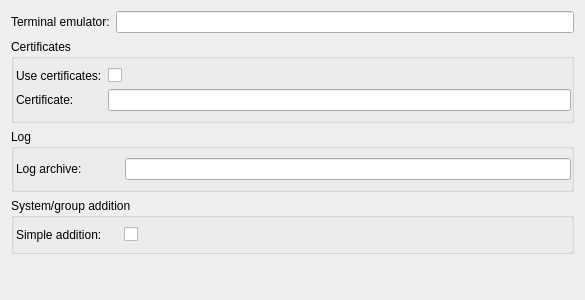
<?xml version="1.0" encoding="UTF-8"?>
<ui version="4.0">
 <class>GeneralSettings</class>
 <widget class="QWidget" name="GeneralSettings">
  <property name="geometry">
   <rect>
    <x>0</x>
    <y>0</y>
    <width>585</width>
    <height>300</height>
   </rect>
  </property>
  <property name="windowTitle">
   <string>Form</string>
  </property>
  <layout class="QGridLayout" name="gridLayout_3">
   <item row="0" column="1">
    <widget class="QLineEdit" name="terminal_emulator">
     <property name="minimumSize">
      <size>
       <width>0</width>
       <height>0</height>
      </size>
     </property>
    </widget>
   </item>
   <item row="1" column="0" colspan="2">
    <widget class="QGroupBox" name="certificate_box">
     <property name="title">
      <string>Certificates</string>
     </property>
     <layout class="QGridLayout" name="gridLayout">
      <property name="leftMargin">
       <number>2</number>
      </property>
      <property name="rightMargin">
       <number>0</number>
      </property>
      <item row="0" column="0">
       <widget class="QLabel" name="use_certificate_label">
        <property name="text">
         <string>Use certificates:</string>
        </property>
       </widget>
      </item>
      <item row="0" column="1">
       <widget class="QCheckBox" name="use_certificate_checkbox">
        <property name="text">
         <string/>
        </property>
       </widget>
      </item>
      <item row="1" column="0">
       <widget class="QLabel" name="certificate_label">
        <property name="text">
         <string>Certificate:</string>
        </property>
       </widget>
      </item>
      <item row="1" column="1">
       <widget class="QLineEdit" name="certificate"/>
      </item>
     </layout>
    </widget>
   </item>
   <item row="0" column="0">
    <widget class="QLabel" name="terminal_emulator_label">
     <property name="maximumSize">
      <size>
       <width>120</width>
       <height>16777215</height>
      </size>
     </property>
     <property name="text">
      <string>Terminal emulator:</string>
     </property>
    </widget>
   </item>
   <item row="4" column="0">
    <spacer name="verticalSpacer">
     <property name="orientation">
      <enum>Qt::Vertical</enum>
     </property>
     <property name="sizeHint" stdset="0">
      <size>
       <width>20</width>
       <height>40</height>
      </size>
     </property>
    </spacer>
   </item>
   <item row="2" column="0" colspan="2">
    <widget class="QGroupBox" name="log_box">
     <property name="title">
      <string>Log</string>
     </property>
     <layout class="QGridLayout" name="gridLayout_2">
      <property name="leftMargin">
       <number>2</number>
      </property>
      <property name="rightMargin">
       <number>0</number>
      </property>
      <item row="0" column="0">
       <widget class="QLabel" name="log_archive_label">
        <property name="minimumSize">
         <size>
          <width>103</width>
          <height>0</height>
         </size>
        </property>
        <property name="text">
         <string>Log archive:</string>
        </property>
       </widget>
      </item>
      <item row="0" column="1">
       <widget class="QLineEdit" name="log_archive"/>
      </item>
     </layout>
    </widget>
   </item>
   <item row="3" column="0" colspan="2">
    <widget class="QGroupBox" name="simple_addition_group">
     <property name="title">
      <string>System/group addition</string>
     </property>
     <layout class="QGridLayout" name="gridLayout_4">
      <property name="leftMargin">
       <number>2</number>
      </property>
      <property name="rightMargin">
       <number>2</number>
      </property>
      <item row="0" column="0">
       <widget class="QLabel" name="simple_addition_label">
        <property name="maximumSize">
         <size>
          <width>102</width>
          <height>16777215</height>
         </size>
        </property>
        <property name="text">
         <string>Simple addition:</string>
        </property>
       </widget>
      </item>
      <item row="0" column="1">
       <widget class="QCheckBox" name="simple_addition">
        <property name="text">
         <string/>
        </property>
       </widget>
      </item>
     </layout>
    </widget>
   </item>
  </layout>
 </widget>
 <resources/>
 <connections/>
</ui>
